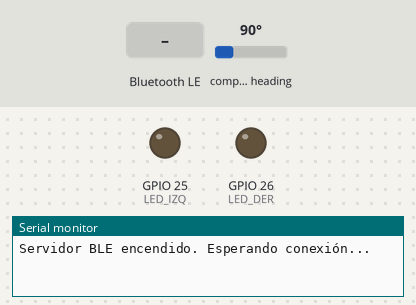
Bench run of a sketch on a simulated ESP32. On the bench: output pins drawn as LEDs (lit = HIGH), the last lines printed to the serial monitor. Inputs (shaded band) come from the test bench; at power-on: compass heading 90°. Nothing arrives over Bluetooth unless stated; a phone connects over Bluetooth LE 3 s after start.

Above: at 1.2 s.
1.3 s: Bluetooth LE write "I" received
At 2.3 s:
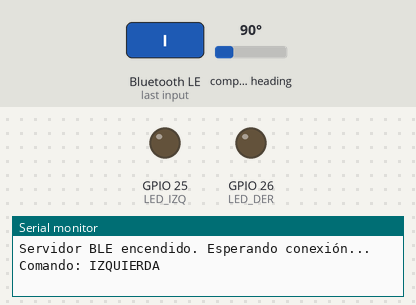
4.5 s: Bluetooth LE write "D" received
At 5.6 s:
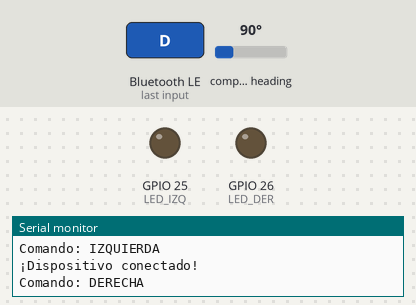
Timing chart, 0 to 7.5 s (numbered marks = the images above; inputs shaded):
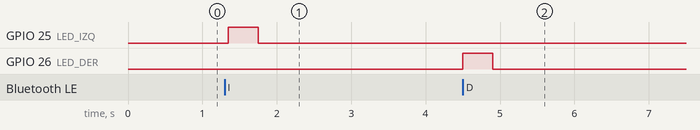

The sketch:

NAVINODE.ino
```cpp
#include <QMC5883LCompass.h>
#include <BLEDevice.h>
#include <BLEServer.h>
#include <BLEUtils.h>
#include <BLE2902.h>

// Objeto Brújula
QMC5883LCompass compass;

// Pines para los LEDs (Indicadores de giro)
const int LED_IZQ = 25;
const int LED_DER = 26;

// Identificadores Únicos (UUIDs) para el servicio BLE
#define SERVICE_UUID           "4fafc201-1fb5-459e-8fcc-c5c9c331914b"
#define CHARACTERISTIC_UUID_TX "beb5483e-36e1-4688-b7f5-ea07361b26a8" // Para enviar el Azimut al celular
#define CHARACTERISTIC_UUID_RX "12345678-1234-5678-1234-56789abcdef0" // Para recibir 'I' o 'D' del celular

BLEServer *pServer = NULL;
BLECharacteristic *pTxCharacteristic;
bool deviceConnected = false;

// Variables de tiempo asíncrono
unsigned long ultimoEnvio = 0;
const int INTERVALO_ENVIO = 500;

// Callbacks para gestionar la conexión
class MyServerCallbacks: public BLEServerCallbacks {
    void onConnect(BLEServer* pServer) {
      deviceConnected = true;
      Serial.println("¡Dispositivo conectado!");
    };
    void onDisconnect(BLEServer* pServer) {
      deviceConnected = false;
      Serial.println("Dispositivo desconectado.");
      pServer->getAdvertising()->start(); // Reiniciar el anuncio si se desconecta
    }
};

// Callbacks para recibir datos desde la Web App
class MyCallbacks: public BLECharacteristicCallbacks {
    void onWrite(BLECharacteristic *pCharacteristic) {
      String value = pCharacteristic->getValue();
      if (value.length() > 0) {
        char comando = value[0]; // Leer la primera letra

        if (comando == 'I' || comando == 'i') {
          Serial.println("Comando: IZQUIERDA");
          digitalWrite(LED_IZQ, HIGH);
          delay(400);
          digitalWrite(LED_IZQ, LOW);
        } else if (comando == 'D' || comando == 'd') {
          Serial.println("Comando: DERECHA");
          digitalWrite(LED_DER, HIGH);
          delay(400);
          digitalWrite(LED_DER, LOW);
        }
      }
    }
};

void setup() {
  Serial.begin(115200);
  pinMode(LED_IZQ, OUTPUT);
  pinMode(LED_DER, OUTPUT);

  compass.init();

  // Configuración del Servidor BLE
  BLEDevice::init("NaviNode_BLE");
  pServer = BLEDevice::createServer();
  pServer->setCallbacks(new MyServerCallbacks());

  BLEService *pService = pServer->createService(SERVICE_UUID);

  // Característica TX (ESP32 -> Celular)
  pTxCharacteristic = pService->createCharacteristic(
                        CHARACTERISTIC_UUID_TX,
                        BLECharacteristic::PROPERTY_NOTIFY
                      );
  pTxCharacteristic->addDescriptor(new BLE2902());

  // Característica RX (Celular -> ESP32)
  BLECharacteristic *pRxCharacteristic = pService->createCharacteristic(
                                           CHARACTERISTIC_UUID_RX,
                                           BLECharacteristic::PROPERTY_WRITE
                                         );
  pRxCharacteristic->setCallbacks(new MyCallbacks());

  pService->start();
  pServer->getAdvertising()->start();
  Serial.println("Servidor BLE encendido. Esperando conexión...");
}

void loop() {
  if (deviceConnected && (millis() - ultimoEnvio > INTERVALO_ENVIO)) {
    ultimoEnvio = millis();

    compass.read();
    int azimut = compass.getAzimuth();
    if (azimut < 0) azimut = 360 + azimut;

    // Convertir el entero a String y enviarlo por notificación BLE
    String valorAzimut = String(azimut);
    pTxCharacteristic->setValue(valorAzimut.c_str());
    pTxCharacteristic->notify();
  }
}
```

Measured:
- after the input at 1.3 s, GPIO 25 (LED_IZQ): LOW → HIGH after 0.05 s, → LOW 0.40 s later
- after the input at 4.5 s, GPIO 26 (LED_DER): LOW → HIGH at once, → LOW 0.40 s later
